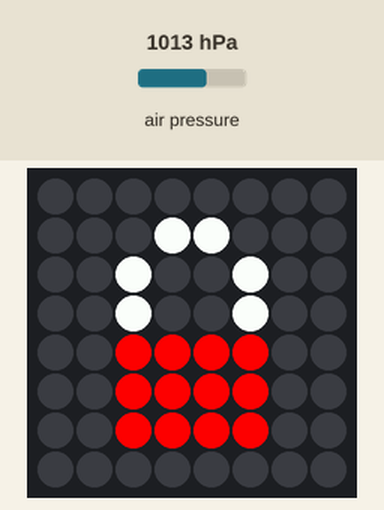
Bench run of a program on a simulated Raspberry Pi (BCM pin numbers) with a Sense HAT. Parts: the Sense HAT's 8×8 RGB LED matrix. The test bench sets the inputs (shaded band); at power-on: air pressure 1013 hPa. Random numbers come from a fixed seed; what the program prints to the terminal is not drawn.

Above: at 0.1 s.
At 2.1 s:
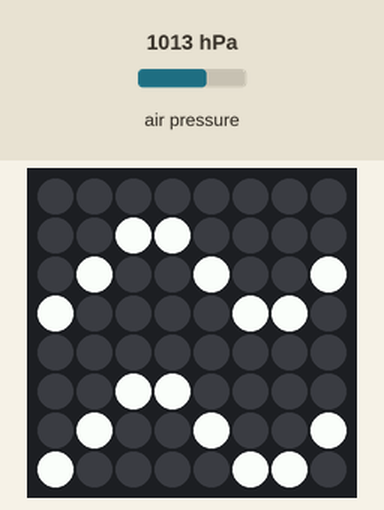

The program:

puzzle_box_pressure.py
```python
##### Libraries #####
from sense_hat import SenseHat
from time import sleep
from random import choice

##### Functions #####


##### Pixel Art #####
r = (255, 0, 0)
g = (0, 255, 0)
w = (255, 255, 255)
e = (0, 0, 0)

locked = [e,e,e,e,e,e,e,e,e,e,e,w,w,e,e,e,e,e,w,e,e,w,e,e,e,e,w,e,e,w,e,e,e,e,r,r,r,r,e,e,e,e,r,r,r,r,e,e,e,e,r,r,r,r,e,e,e,e,e,e,e,e,e,e]

unlocked = [e,e,e,e,e,e,e,e,e,e,e,e,e,w,w,e,e,e,e,e,w,e,e,w,e,e,e,e,w,e,e,w,e,e,g,g,g,g,e,e,e,e,g,g,g,g,e,e,e,e,g,g,g,g,e,e,e,e,e,e,e,e,e,e]

pressure_pic = [e,e,e,e,e,e,e,e,e,e,w,w,e,e,e,e,e,w,e,e,w,e,e,w,w,e,e,e,e,w,w,e,e,e,e,e,e,e,e,e,e,e,w,w,e,e,e,e,e,w,e,e,w,e,e,w,w,e,e,e,e,w,w,e]


##### Main Program #####
sense = SenseHat()
sense.set_pixels(locked)
sleep(2)

##### Locks #####

## Temperature Lock ##
pressure=sense.get_pressure()

pressure_diffs=[0.12,0.13,0.14,0.15]

diff = choice(pressure_diffs)
target_pressure=pressure+diff

sense.set_pixels(pressure_pic)
while abs(diff) > 0.1:
    pressure = sense.get_pressure()

    diff = target_pressure- pressure
    print(diff)

##### Unlocked #####
sense.set_pixels(unlocked)
sleep(2)
sense.show_message("This is a secret message",scroll_speed=0.05,text_colour=(255,0,0))
```
